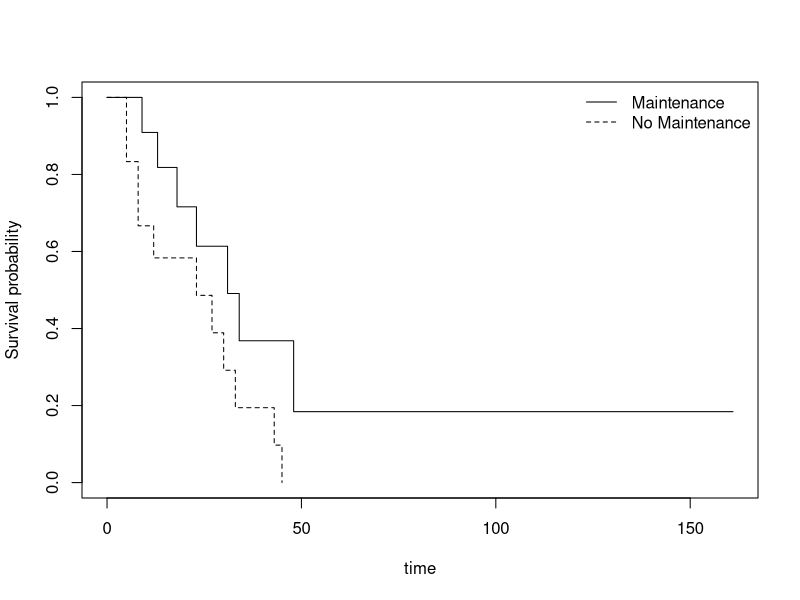
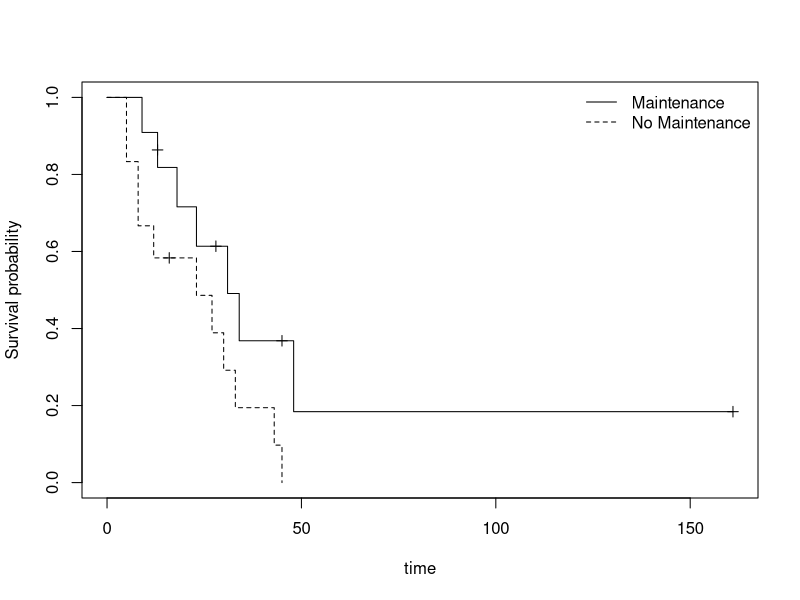

Generate these figures, in order, with R:
## ---- chunk 1
library(survival)
# Use survminer library if you want to draw survival curve through ggplot
## ---- chunk 2
# time 9, status 1 means that patient dies at time 9. time 13, status 0 means that the patient is alive at time 13, but is not traceable after time 13 (Censored subjects).
head(aml)
## ---- chunk 3
leukemia.surv <- survfit(Surv(time, status) ~ x, data = aml)
plot(leukemia.surv, lty = 1:2, xlab = "time",ylab = "Survival probability")
legend("topright", c("Maintenance", "No Maintenance"), lty = 1:2, bty = "n")
## ---- chunk 4
class(leukemia.surv)
## ---- chunk 5
plot(leukemia.surv, lty = 1:2,mark.time = T , xlab = "time",ylab = "Survival probability")
legend("topright", c("Maintenance", "No Maintenance"), lty = 1:2, bty = "n")
## ---- chunk 6
survdiff(Surv(time, status) ~ x, data = aml, rho = 0)
